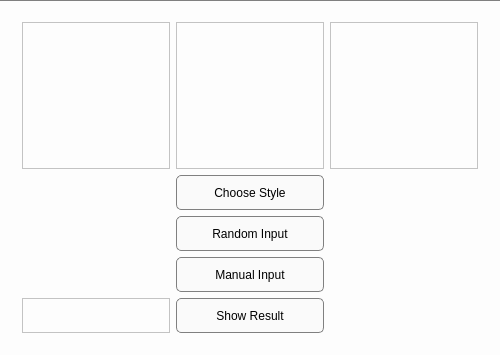
<?xml version="1.0" encoding="UTF-8"?>
<ui version="4.0">
 <class>MainWindow</class>
 <widget class="QMainWindow" name="MainWindow">
  <property name="geometry">
   <rect>
    <x>0</x>
    <y>0</y>
    <width>500</width>
    <height>351</height>
   </rect>
  </property>
  <property name="windowTitle">
   <string>MainWindow</string>
  </property>
  <property name="styleSheet">
   <string notr="true">QWidget{
	background-color: rgb(253, 253, 253);
}
QWidget#centralWidget{
	border-top:1px solid gray;
}
QPushButton{
	background-color: rgb(250, 250, 250);
	border:1px solid gray; border-radius:5px;
}
QPushButton:hover{
	background-color: rgb(245, 245, 245);
	border:1px solid gray; border-radius:5px;
}
QPushButton:pressed{
	background-color: rgb(240, 240, 240);
	border:1px solid gray; border-radius:5px;
}
QRadioButton{
	border:1px solid gray; border-radius:5px;
}</string>
  </property>
  <widget class="QWidget" name="centralWidget">
   <layout class="QGridLayout" name="gridLayout_2">
    <item row="0" column="0">
     <layout class="QGridLayout" name="gridLayout">
      <item row="0" column="0">
       <widget class="QStackedWidget" name="stackedWidget">
        <property name="currentIndex">
         <number>0</number>
        </property>
        <widget class="QWidget" name="page">
         <layout class="QGridLayout" name="gridLayout_4">
          <item row="0" column="0">
           <layout class="QGridLayout" name="gridLayout_3">
            <item row="0" column="1">
             <widget class="QFrame" name="frame_3">
              <property name="maximumSize">
               <size>
                <width>350</width>
                <height>400</height>
               </size>
              </property>
              <property name="frameShape">
               <enum>QFrame::StyledPanel</enum>
              </property>
              <property name="frameShadow">
               <enum>QFrame::Raised</enum>
              </property>
             </widget>
            </item>
            <item row="0" column="2">
             <widget class="QFrame" name="frame_4">
              <property name="frameShape">
               <enum>QFrame::StyledPanel</enum>
              </property>
              <property name="frameShadow">
               <enum>QFrame::Raised</enum>
              </property>
             </widget>
            </item>
            <item row="3" column="1">
             <widget class="QPushButton" name="btnMI">
              <property name="minimumSize">
               <size>
                <width>0</width>
                <height>35</height>
               </size>
              </property>
              <property name="text">
               <string>Manual Input</string>
              </property>
             </widget>
            </item>
            <item row="4" column="0">
             <widget class="QFrame" name="frame_2">
              <property name="frameShape">
               <enum>QFrame::StyledPanel</enum>
              </property>
              <property name="frameShadow">
               <enum>QFrame::Raised</enum>
              </property>
             </widget>
            </item>
            <item row="4" column="1">
             <widget class="QPushButton" name="btnSR">
              <property name="minimumSize">
               <size>
                <width>0</width>
                <height>35</height>
               </size>
              </property>
              <property name="text">
               <string>Show Result</string>
              </property>
             </widget>
            </item>
            <item row="2" column="1">
             <widget class="QPushButton" name="btnRI">
              <property name="minimumSize">
               <size>
                <width>0</width>
                <height>35</height>
               </size>
              </property>
              <property name="text">
               <string>Random Input</string>
              </property>
             </widget>
            </item>
            <item row="0" column="0">
             <widget class="QFrame" name="frame">
              <property name="frameShape">
               <enum>QFrame::StyledPanel</enum>
              </property>
              <property name="frameShadow">
               <enum>QFrame::Raised</enum>
              </property>
             </widget>
            </item>
            <item row="1" column="1">
             <widget class="QPushButton" name="btnCS">
              <property name="minimumSize">
               <size>
                <width>0</width>
                <height>35</height>
               </size>
              </property>
              <property name="styleSheet">
               <string notr="true"/>
              </property>
              <property name="text">
               <string>Choose Style</string>
              </property>
             </widget>
            </item>
           </layout>
          </item>
         </layout>
        </widget>
        <widget class="QWidget" name="pageCS">
         <layout class="QGridLayout" name="gridLayout_6">
          <item row="0" column="0">
           <layout class="QGridLayout" name="gridLayout_11">
            <item row="1" column="0" colspan="2">
             <widget class="QRadioButton" name="csBtnCub">
              <property name="minimumSize">
               <size>
                <width>0</width>
                <height>280</height>
               </size>
              </property>
              <property name="styleSheet">
               <string notr="true"/>
              </property>
              <property name="text">
               <string>Cubes</string>
              </property>
              <property name="checked">
               <bool>true</bool>
              </property>
             </widget>
            </item>
            <item row="1" column="2" colspan="2">
             <widget class="QRadioButton" name="csBtnCircle">
              <property name="minimumSize">
               <size>
                <width>0</width>
                <height>280</height>
               </size>
              </property>
              <property name="styleSheet">
               <string notr="true"/>
              </property>
              <property name="text">
               <string>Circles</string>
              </property>
             </widget>
            </item>
            <item row="0" column="3">
             <widget class="QFrame" name="frame_13">
              <property name="frameShape">
               <enum>QFrame::StyledPanel</enum>
              </property>
              <property name="frameShadow">
               <enum>QFrame::Raised</enum>
              </property>
             </widget>
            </item>
            <item row="0" column="1">
             <widget class="QFrame" name="frame_11">
              <property name="frameShape">
               <enum>QFrame::StyledPanel</enum>
              </property>
              <property name="frameShadow">
               <enum>QFrame::Raised</enum>
              </property>
             </widget>
            </item>
            <item row="0" column="2">
             <widget class="QFrame" name="frame_12">
              <property name="frameShape">
               <enum>QFrame::StyledPanel</enum>
              </property>
              <property name="frameShadow">
               <enum>QFrame::Raised</enum>
              </property>
             </widget>
            </item>
            <item row="0" column="0">
             <widget class="QPushButton" name="csReturn">
              <property name="minimumSize">
               <size>
                <width>0</width>
                <height>25</height>
               </size>
              </property>
              <property name="sizeIncrement">
               <size>
                <width>0</width>
                <height>0</height>
               </size>
              </property>
              <property name="text">
               <string>Finish</string>
              </property>
             </widget>
            </item>
           </layout>
          </item>
         </layout>
        </widget>
        <widget class="QWidget" name="pageRI">
         <property name="styleSheet">
          <string notr="true"/>
         </property>
         <layout class="QGridLayout" name="gridLayout_7">
          <item row="0" column="0">
           <layout class="QGridLayout" name="gridLayout_5">
            <item row="0" column="0">
             <widget class="QPushButton" name="riReturn">
              <property name="minimumSize">
               <size>
                <width>0</width>
                <height>25</height>
               </size>
              </property>
              <property name="text">
               <string>Finish</string>
              </property>
             </widget>
            </item>
            <item row="0" column="2">
             <widget class="QFrame" name="frame_6">
              <property name="frameShape">
               <enum>QFrame::StyledPanel</enum>
              </property>
              <property name="frameShadow">
               <enum>QFrame::Raised</enum>
              </property>
             </widget>
            </item>
            <item row="0" column="1">
             <widget class="QFrame" name="frame_5">
              <property name="frameShape">
               <enum>QFrame::StyledPanel</enum>
              </property>
              <property name="frameShadow">
               <enum>QFrame::Raised</enum>
              </property>
             </widget>
            </item>
            <item row="0" column="3">
             <widget class="QFrame" name="frame_7">
              <property name="frameShape">
               <enum>QFrame::StyledPanel</enum>
              </property>
              <property name="frameShadow">
               <enum>QFrame::Raised</enum>
              </property>
             </widget>
            </item>
           </layout>
          </item>
          <item row="1" column="0">
           <widget class="QPlainTextEdit" name="textRI"/>
          </item>
         </layout>
        </widget>
        <widget class="QWidget" name="pageMI">
         <layout class="QGridLayout" name="gridLayout_9">
          <item row="0" column="0">
           <layout class="QGridLayout" name="gridLayout_8">
            <item row="0" column="2">
             <widget class="QFrame" name="frame_8">
              <property name="frameShape">
               <enum>QFrame::StyledPanel</enum>
              </property>
              <property name="frameShadow">
               <enum>QFrame::Raised</enum>
              </property>
             </widget>
            </item>
            <item row="0" column="1">
             <widget class="QFrame" name="frame_9">
              <property name="frameShape">
               <enum>QFrame::StyledPanel</enum>
              </property>
              <property name="frameShadow">
               <enum>QFrame::Raised</enum>
              </property>
             </widget>
            </item>
            <item row="0" column="0">
             <widget class="QPushButton" name="miReturn">
              <property name="minimumSize">
               <size>
                <width>0</width>
                <height>25</height>
               </size>
              </property>
              <property name="text">
               <string>Finish</string>
              </property>
             </widget>
            </item>
            <item row="0" column="3">
             <widget class="QFrame" name="frame_10">
              <property name="frameShape">
               <enum>QFrame::StyledPanel</enum>
              </property>
              <property name="frameShadow">
               <enum>QFrame::Raised</enum>
              </property>
             </widget>
            </item>
           </layout>
          </item>
          <item row="1" column="0">
           <widget class="QPlainTextEdit" name="textMI">
            <property name="plainText">
             <string>filename:
number_of_super_vertex:
number_of_edge:
Vertex:

Edge:
</string>
            </property>
           </widget>
          </item>
         </layout>
        </widget>
       </widget>
      </item>
     </layout>
    </item>
   </layout>
  </widget>
 </widget>
 <layoutdefault spacing="6" margin="11"/>
 <resources/>
 <connections/>
</ui>
